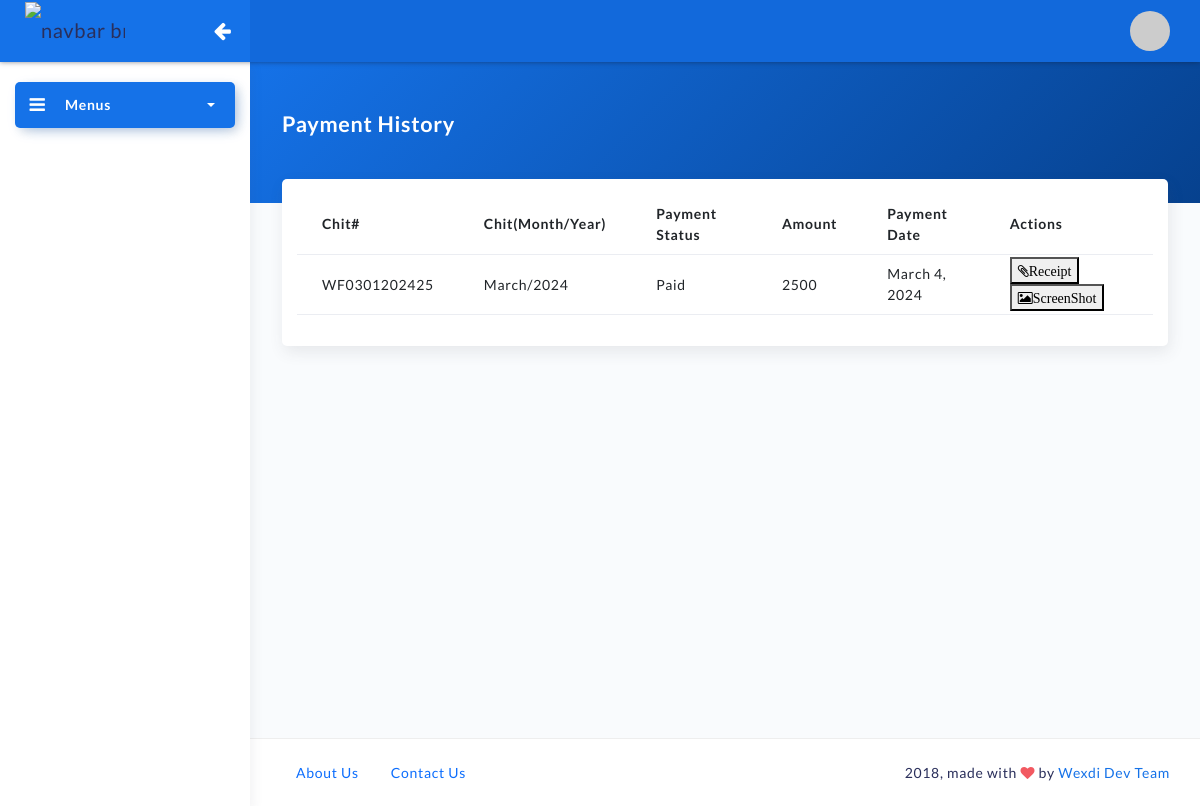
The app's page /history (signed in), older data.
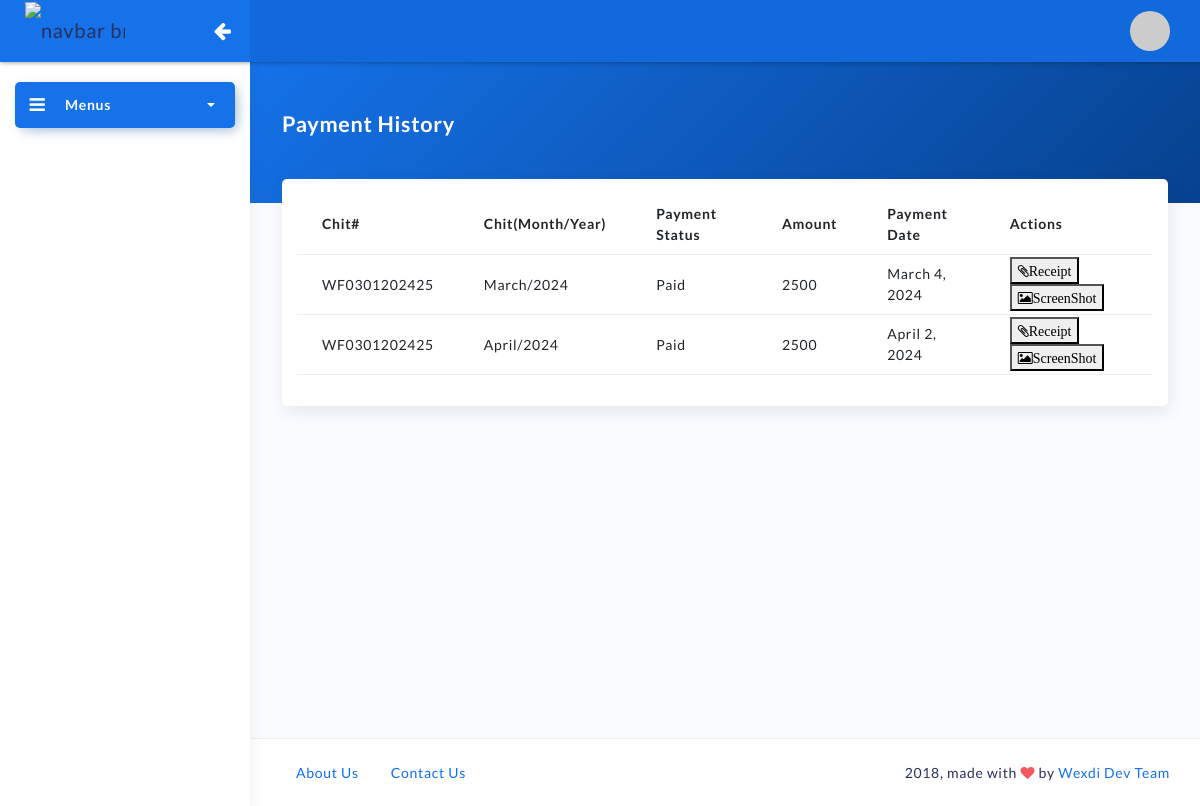
The same page, newer data.
### chit/models.py (models this page shows)
class CustomerChitPaymentDetails(models.Model):
  chit_details = models.ForeignKey(ChitDetails,on_delete=models.CASCADE)
  customer_details = models.ForeignKey(User,on_delete=models.CASCADE)
  chit_month = models.CharField(max_length=9, choices=MONTH_CHOICES, default="January", blank=True)
  chit_year = models.CharField(max_length=255,blank=True)
  payment_status = models.CharField(max_length=9, choices=PAY_CHOICES, default="NotPaid")
  trans_id = models.CharField(max_length=555,default="")
  payment_file = models.FileField(upload_to="paymentfiles/" , default='paymentfiles/myfile.pdf')
  amount_paid = models.CharField(max_length=255, default=0.0)
  payment_date = models.DateField(default=datetime.now)

class ChitDetails(models.Model):
  chit_name = models.CharField(max_length=255)
  chit_total_amt = models.CharField(max_length=255)
  chit_taken_amt = models.CharField(max_length=255)
  chit_nottaken_amt = models.CharField(max_length=255)
  chit_isactive = models.BooleanField('Chit Status', default=False)
  chit_total_month_count = models.CharField(max_length=255,blank=True)
  chit_start_from = models.CharField(max_length=255,blank=True)
  def __str__(self):
    return self.chit_name

### home/views.py (the view)
# urls.py: path('history',views.history,name="history"),
@login_required(login_url="my-login")
def history(request):
    cust_obj = CustomerChitPaymentDetails.objects.filter(customer_details__id=request.user.id)
    return render(request,'home/history.html', {'user': request.user,'cust_obj':cust_obj})

### home/templates/home/history.html (shortened to what this page needs)
{% extends "home/base.html" %}
{% load static %}
{% block content %}
			<div class="container">
				<div class="panel-header bg-primary-gradient">
					<div class="page-inner py-5">
						<div class="d-flex align-items-left align-items-md-center flex-column flex-md-row">
							<div>
								<h2 class="text-white pb-2 fw-bold">Payment History</h2>
							</div>
						</div>
					</div>
				</div>
				<div class="page-inner mt--5">
					<div class="row row-card-no-pd">
						<div class="col-md-12">
<div style="width: 100%; display: table;">
    <div style="display: table-row">
	<table id="table_id"  class="table">
       <tr>
       <th> Chit# </th>
       <th>Chit(Month/Year)</th>
       <th>Payment Status</th>
       <th>Amount</th>
       <th>Payment Date</th>
       <th>Actions</th>
  </tr>
  {% for cc in cust_obj %}
  <tr>
    <td>{{cc.chit_details}}</td>
  <td>{{cc.chit_month}}/{{cc.chit_year}}</td>
  <td>{{cc.payment_status}}</td>
  <td>{{cc.amount_paid}}</td>
  <td>{{cc.payment_date}}</td>
  <td><a href="receipt_print/{{cc.id}}/" target="_blank"><button><i class="fa fa-paperclip" aria-hidden="true" >Receipt</i></button></a>
  <a href='/media/{{cc.payment_file}}' target="_blank"><button><i class="fa fa-picture-o" aria-hidden="true">ScreenShot</i></button></a>
</a></td>
    </tr>
    {% endfor %}
    </table>
    </div>
</div>
						</div>
					</div>
				</div>
			</div>
{% endblock %}

Row changes from the older to the newer data that the page shows:
added CustomerChitPaymentDetails: chit_details "WF0301202425", chit_month "April", chit_year "2024", payment_status "Paid", amount_paid "2500", payment_date "April 2, 2024"
